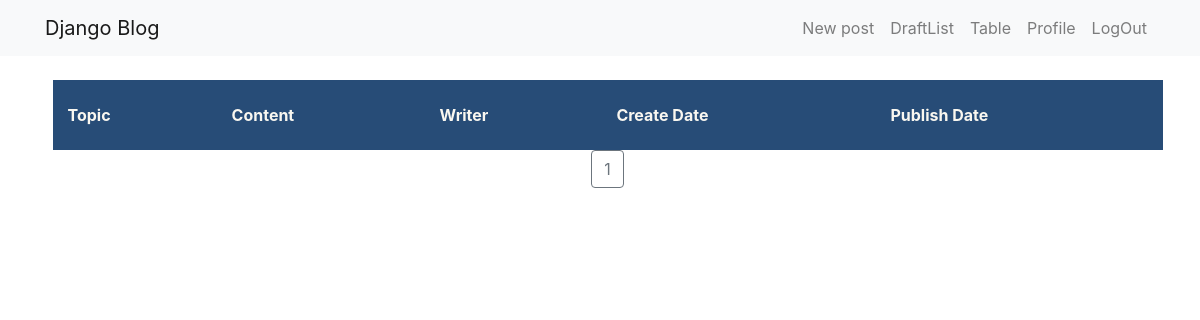
Before: /board (signed in) with the older database file.
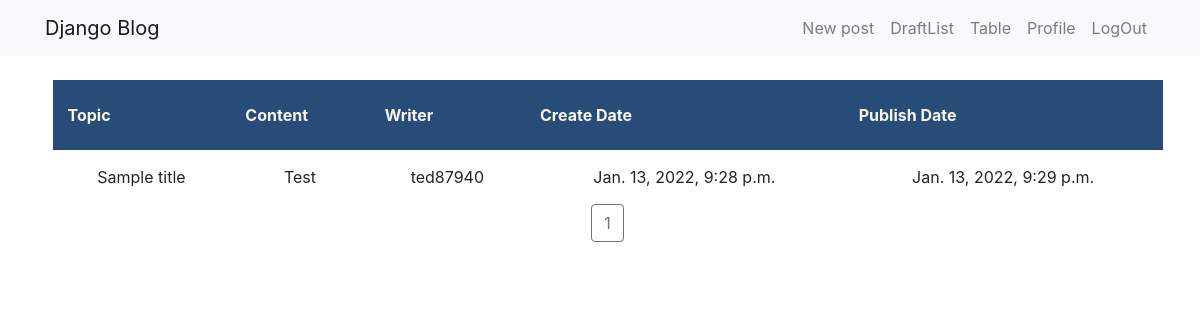
After: the same page with the newer database file.
### blog/models.py (models this page shows, shortened)
class Post(models.Model):
    author = models.ForeignKey(settings.AUTH_USER_MODEL, on_delete=models.CASCADE)
    title = models.CharField(max_length=200)
    text = models.TextField()
    created_date = models.DateTimeField(default=timezone.now)
    published_date = models.DateTimeField(blank=True, null=True)

### blog/views.py (the view)
# urls.py: path('board', views.post_board, name='post_board'),
@login_required
def post_board(request):
    posts = Post.objects.filter(published_date__lte=timezone.now()).order_by('published_date')
    paginator = Paginator(posts, 10) # Show 10 contacts per page.
    page_number = request.GET.get('page')
    page_obj = paginator.get_page(page_number)
    return render(request, 'blog/post_board.html', {'page_obj': page_obj})

### blog/templates/blog/post_board.html (shortened to what this page needs)
{% extends 'blog/base.html' %}
{% block content %}
<div class="tablemar" style="overflow-x: auto;">
<table>
    <thead>
    <tr>
        <th>Topic</th>
        <th>Content</th>
        <th>Writer</th>
        <th>Create Date</th>
        <th>Publish Date</th>
    </tr>
    </thead>
    <tbody>
    {% for post in page_obj %}
        <tr>
            <td>{{ post.title }}</td>
            <td>{{ post.text }}</td>
            <td>{{ post.author }}</td>
            <td>{{ post.created_date }}</td>
            <td>{{ post.published_date }}</td>
        </tr>
    {% endfor %}
</div>
<div class="text-center">
      {% for num in page_obj.paginator.page_range %}
        {% if page_obj.number == num %}
          <a class="btn btn-outline-secondary" href="?page={{ num }}">{{ num }}</a>
        {% elif num > page_obj.number|add:'-3' and num < page_obj.number|add:'3' %}
          <a class="btn btn-outline-secondary" href="?page={{ num }}">{{ num }}</a>
        {% endif %}
      {% endfor %}
    </div>
{% endblock %}

Changed rows visible on the page:
added Post: title "Sample title", text "Test", author "ted87940", created_date "Jan. 13, 2022, 9:28 p.m.", published_date "Jan. 13, 2022, 9:29 p.m."
